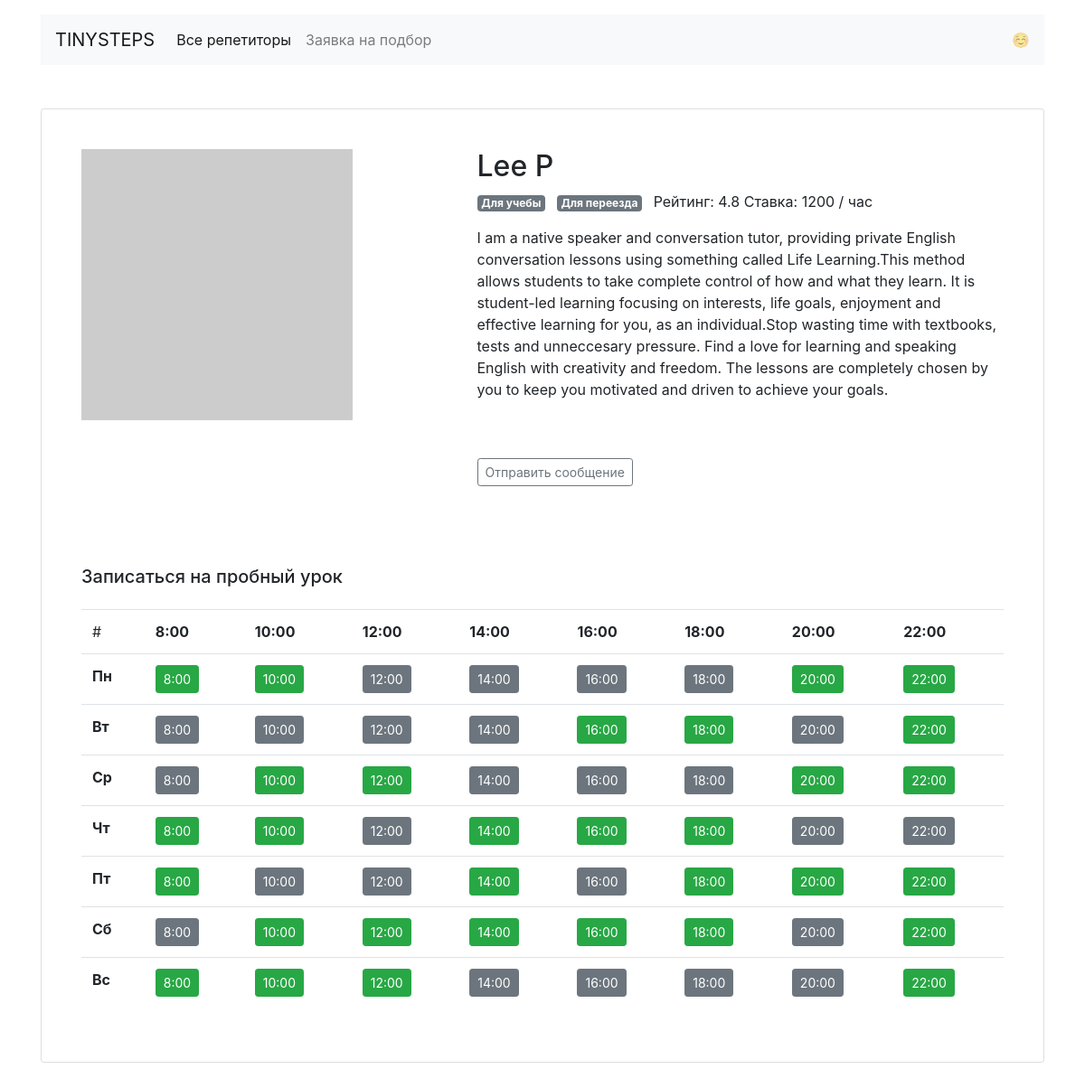
The page /profiles/2 on the database its author committed.
### app/models.py (models this page shows)
class Teacher(db.Model):
    __tablename__ = 'teachers'
    id = db.Column(db.Integer, primary_key=True)
    fullname = db.Column(db.String(120), nullable=False)
    about = db.Column(db.String(2000), nullable=False)
    rating = db.Column(db.Float, default=0.0)
    picture = db.Column(db.String(1000))
    price = db.Column(db.Integer, nullable=False)
    schedule = db.Column(db.JSON, nullable=False)
    bookings = db.relationship('Booking', back_populates='teacher')
    goals = db.relationship(
        'Goal',
        secondary=teachers_goals_association,
        back_populates='teachers'
    )

class Goal(db.Model):
    __tablename__ = 'goals'
    id = db.Column(db.Integer, primary_key=True)
    title = db.Column(db.String(100), unique=True, nullable=False)
    slug = db.Column(db.String(50), unique=True, nullable=False)
    requests = db.relationship('Request', back_populates='goal')
    teachers = db.relationship(
       'Teacher',
       secondary=teachers_goals_association,
       back_populates='goals'
    )

### app/routes.py (the view)
@app.route('/profiles/<int:teacher_id>')
def profile(teacher_id):
    teacher = db.session.query(Teacher).get_or_404(teacher_id)
    schedule = json.loads(teacher.schedule)
    context = {
        'teacher': teacher,
        'ru_days': RU_DAYS_SHORT,
        'schedule': json.loads(teacher.schedule)
    }
    return render_template('profile.html', **context)

### app/templates/profile.html
{% extends "base.html" %}
{% block content %}
<div class="card my-5  mx-auto ">
    <div class="card-body m-4">
        <div class="row">
            {% if teacher.picture %}
            <div class="col-5"><img src="{{ teacher.picture }}" class="img-fluid"></div>
            {% else %}
            <div class="col-5"><img src="https://hyiproom.net/images/no_avatar.svg" class="img-fluid"></div>
            {% endif %}
            <div class="col-7">
                <h2>{{ teacher.fullname }}</h2>
                <p>
                    {% for goal in teacher.goals %}
                    <span class="badge badge-secondary mr-2">
                        {{ goal.title }}
                    </span>
                    {% endfor %}
                    Рейтинг: {{ teacher.rating }} Ставка: {{ teacher.price }} / час
                </p>
                <p>{{ teacher.about }}</p>
                <br> <br>
                <a href="{{ url_for('message', teacher_id=teacher.id) }}"
                    class="btn btn-outline-secondary btn-sm ">Отправить сообщение</a>
            </div>
        </div>
    </div>
    <div class="card-body  m-4">
        <h5 class="mb-4">Записаться на пробный урок</h5>
        <table class="table">
            <td>#</td>
            {% for time in schedule.mon %}
            <td><b>{{ time }}</b></td>
            {% endfor %}
            {% for day, times in schedule.items() %}
            <tr>
                <td><b>{{ ru_days[day]|capitalize }}</b></td>
                {% for time, is_free in times.items() %}
                {% if is_free %}
                <td>
                    <a href="{{ url_for('booking', teacher_id=teacher.id, day=day, time=time) }}"
                        class="btn btn-sm btn-success">
                        {{ time }}
                    </a>
                </td>
                {% else %}
                <td><a href="#" class="btn btn-sm btn-secondary">{{ time }}</a></td>
                {% endif %}
                {% endfor %}
            </tr>
            {% endfor %}
        </table>
    </div>
</div>
</div>
{% endblock %}

### rows shown on the page
Teacher: fullname "Lee P", rating "4.8", price "1200", about "I am a native speaker and conversation tutor, providing private English conversation lessons using something called Life Learning.This method allows students to take complete control of how and what they learn. It is student-led learning focusing on interests, life goals, enjoyment and effective learning for you, as an individual.Stop wasting time with textbooks, tests and unneccesary pressure. Find a love for learning and speaking English with creativity and freedom. The lessons are completely chosen by you to keep you motivated and driven to achieve your goals."
Goal: title "Для учебы"
Goal: title "Для переезда"

### other values the page prints
{{ time }} "8:00" "10:00" "12:00" "14:00" "16:00" "18:00" "20:00" "22:00"
{{ ru_days[day]|capitalize }} "Пн" "Вт" "Ср" "Чт" "Пт" "Сб" "Вс"
{{ time }} "8:00" "10:00" "20:00" "22:00" "16:00" "18:00" "22:00" "10:00" "12:00" "20:00" "22:00" "8:00" "10:00" "14:00" "16:00" "18:00" "8:00" "14:00" "18:00" "20:00" "22:00" "10:00" "12:00" "14:00" "16:00" "18:00" "22:00" "8:00" "10:00" "12:00" "22:00"
{{ time }} "12:00" "14:00" "16:00" "18:00" "8:00" "10:00" "12:00" "14:00" "20:00" "8:00" "14:00" "16:00" "18:00" "12:00" "20:00" "22:00" "10:00" "12:00" "16:00" "8:00" "20:00" "14:00" "16:00" "18:00" "20:00"
